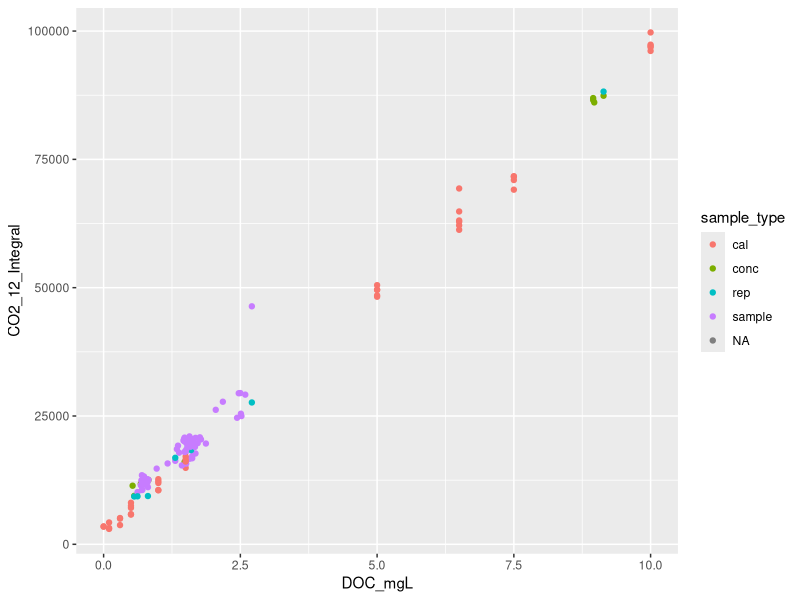
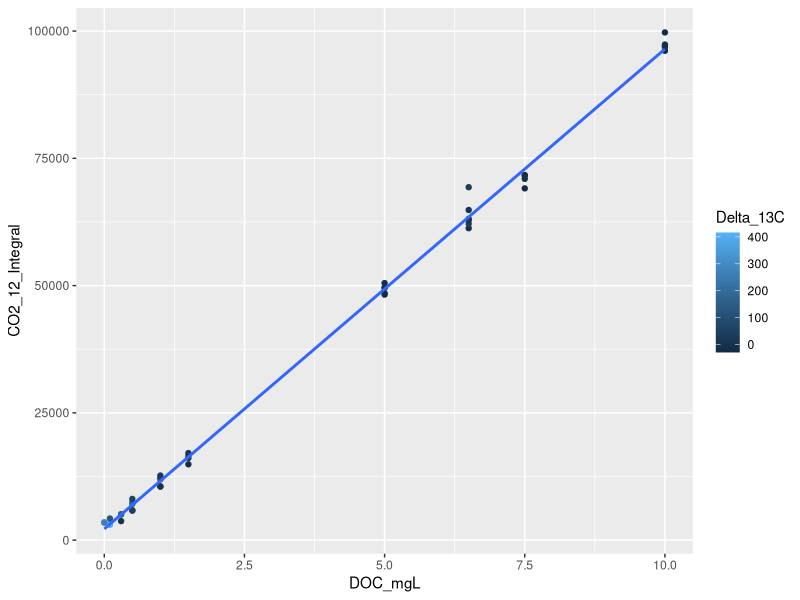
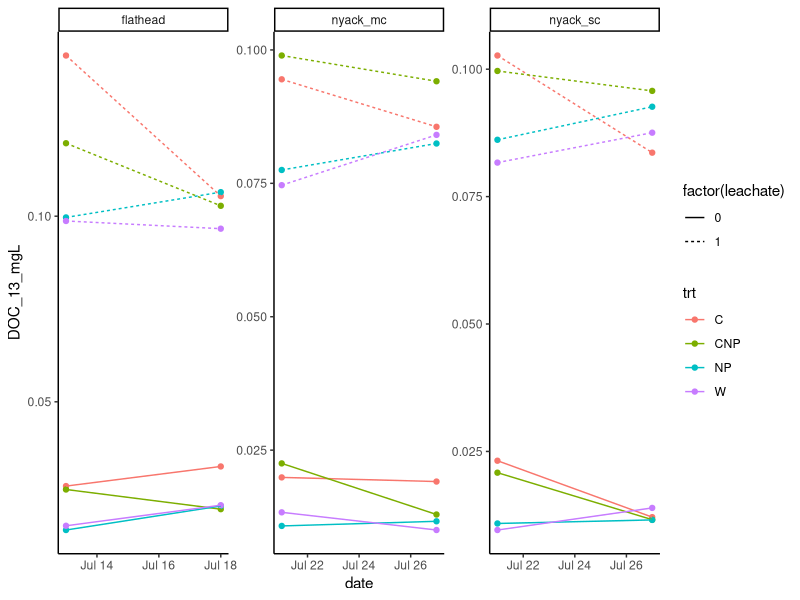

The R source for these figures, in order:
library(tidyverse)

doc <- read_csv('data/DOC_summer_2023.csv')%>%
    select(Sample_ID, sample_type, Collection_date, site, trt, leachate, DOC_mgL,
           Max_12CO2_ppm, CO2_12_Integral, CO2_13_Integral, Delta_13C)


doc %>%
ggplot( aes(DOC_mgL, CO2_12_Integral, col = sample_type)) + geom_point()

deltoAF<- function (del) {
    Rst<-0.0112372
    R<-(del/1000+1)*Rst
    AF<-R/(1+R)

    return(AF)
}

AFtodel <- function (AF) {
    Rst<-0.0112372
    R<- AF/(1-AF)
    del<- (R/Rst-1)*1000

    del
}
# develop calibration curve:

doc_cal <- doc %>% filter(sample_type == 'cal')
cal <- lm(DOC_mgL ~ CO2_12_Integral, doc_cal)
ggplot(doc_cal, aes(DOC_mgL, CO2_12_Integral, col = Delta_13C)) +
    geom_point() + geom_smooth(method = 'lm', se = FALSE)

coefs <- cal$coefficients

doc <- doc %>%
    mutate(DOC_12_mgL = CO2_12_Integral * coefs[2] + coefs[1],
           AF = deltoAF(Delta_13C),
           DOC_13_mgL = DOC_12_mgL * (AF/(1-AF))) %>%
    select( -Max_12CO2_ppm, -ends_with(c('Integral', 'Baseline'))) %>%
    filter(!is.na(Sample_ID))


# Determine the concentration of leachate:

conc <- doc %>% filter(sample_type == 'conc')
gluc <- conc %>%
    select(-trt, -Collection_date, -sample_type) %>%
    filter(grepl('^glucose', Sample_ID)) %>%
    mutate(Sample_ID = substr(Sample_ID, 1, nchar(Sample_ID)-2))
conc <- conc %>%
    mutate(Sample_ID = sub("[ _][AB]$", "", Sample_ID)) %>%
    filter(Sample_ID != 'glucose_leachate') %>%
    select(Sample_ID, delta_13C = Delta_13C, AF, conc_stock_mgL = DOC_mgL) %>%
    group_by(Sample_ID) %>%
    summarize(across(everything(), mean)) %>%
    mutate(conc_sample_mgL = conc_stock_mgL)

conc$conc_stock_mgL[conc$Sample_ID == 'glucose'] <- 300
conc$conc_sample_mgL[conc$Sample_ID == 'glucose'] <- 1

AF_gluc <- mean(gluc$AF[gluc$Sample_ID == 'glucose'])

leachate_dilution <- 0.3/100

leach <- gluc %>%
    mutate(glucose_13C = DOC_12_mgL * (AF_gluc/(1-AF_gluc)),
           extra_13C = DOC_13_mgL - glucose_13C,
           leachate_13C = extra_13C/leachate_dilution) %>%
    filter(leachate ==1)

leachate_conc_mgL = mean(leach$leachate_13C)
leach <- data.frame(Sample_ID = 'leachate',
                    delta_13C = Inf,
                    AF = 1,
                    conc_stock_mgL = leachate_conc_mgL,
                    conc_sample_mgL = leachate_conc_mgL/100)
stocks <- rbind(conc, leach)
write_csv(stocks, 'data/DOC_stock_concentrations.csv')

# save DOC data for samples ####
dd <- doc %>% filter(!is.na(trt)) %>%
    select(-sample_type) %>%
    filter(site != 'nyack_well') %>%
    mutate(date = as.Date(Collection_date, format = '%m/%d/%Y'))
write_csv(dd, 'data/DOC_sample_data.csv')

filter(dd, date > as.Date('2023-07-11')) %>%
    group_by(date, trt, leachate, site) %>%
    summarize(across(everything(), mean)) %>%

ggplot( aes(date, DOC_13_mgL, col = trt, lty = factor(leachate))) +
    geom_point() + geom_line() +
    facet_wrap(.~site, scales = 'free') + theme_classic()
